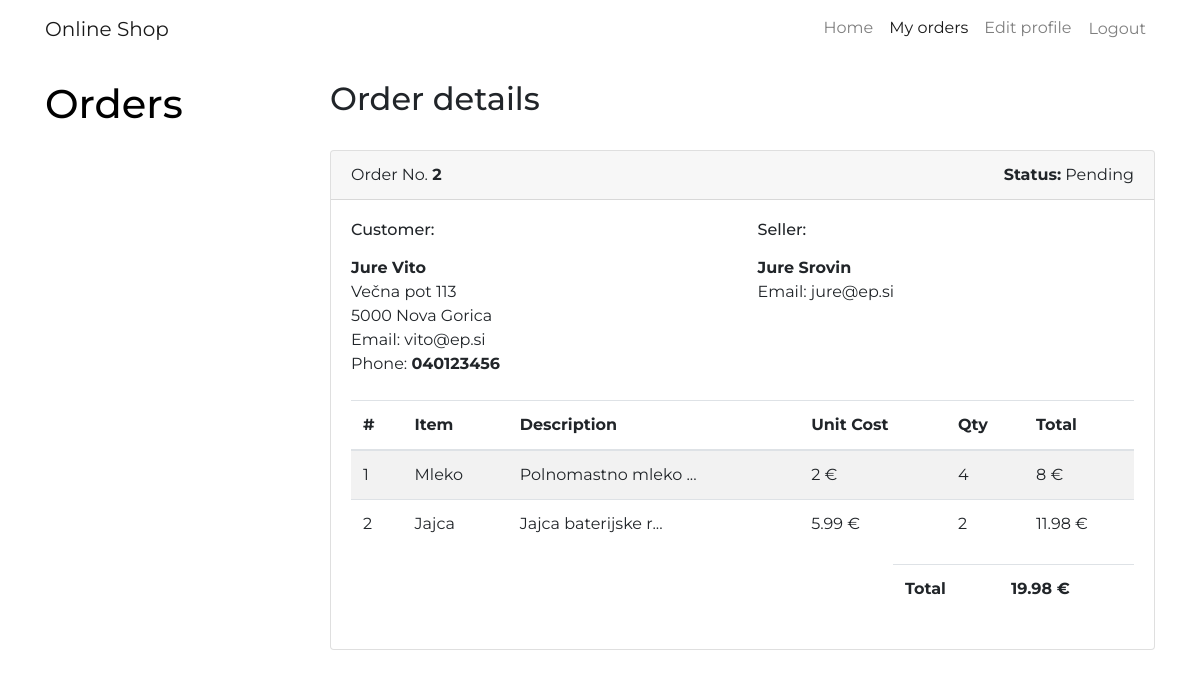
Page /orders/2 (signed in) on the committed database.
### tables this page shows
CREATE TABLE `user` (
  `id` int(11) NOT NULL AUTO_INCREMENT,
  `name` varchar(100) NOT NULL,
  `lastName` varchar(100) NOT NULL,
  `email` varchar(255) NOT NULL,
  `password` varchar(255) NOT NULL,
  `type` smallint NOT NULL default 2,
  `address` varchar(255),
  `zipcode_id` int(11),
  `phone` varchar(100),
  `activated` boolean NOT NULL default 0,
  PRIMARY KEY (`id`),
  CONSTRAINT `FK_zipcode_id` FOREIGN KEY (`zipcode_id`) REFERENCES `post_office`(`id`)
);

CREATE TABLE `post_office` (
  `id` int(11) NOT NULL AUTO_INCREMENT,
  `zipcode` varchar(45) NOT NULL,
  PRIMARY KEY (`id`)
);

CREATE TABLE `order_product` (
  `id_order` int(11) NOT NULL,
  `id_product` int(11) NOT NULL,
  `amount` int(11) NOT NULL,
  PRIMARY KEY (`id_product`, `id_order`),
  CONSTRAINT `FK_oa_order` FOREIGN KEY(`id_order`) REFERENCES `shop_order`(`id`)
    ON DELETE CASCADE
    ON UPDATE NO ACTION
);

CREATE TABLE `product` (
  `id` int(11) NOT NULL AUTO_INCREMENT,
  `title` varchar(255) NOT NULL,
  `description` text NOT NULL,
  `price` float NOT NULL,
  `activated` boolean NOT NULL,
  PRIMARY KEY (`id`)
);

### app_server/views/order-detail.php (the view, shortened to what the rows shown need)
<?php if($_SESSION["type"] != 0 ) { ?>
   <!DOCTYPE html>
   <html>
       <head>
           <link rel="stylesheet" href="https://use.fontawesome.com/releases/v5.6.3/css/all.css">
           <link rel ="stylesheet" type="text/css" href="<?= CSS_URL . "shop-homepage.css" ?>">
           <link rel ="stylesheet" type="text/css" href="<?= CSS_URL . "bootstrap4-retro.min.css" ?>">
       <head>
       <body>
           <nav class="navbar navbar-expand-sm navbar-light fixed-top" style="background-color: #ffffff;">
             <div class="container">
               <a class="navbar-brand" href="<?= BASE_URL . "products" ?>">Online Shop</a>
               <div class="collapse navbar-collapse" id="navbarResponsive">
                <ul class="navbar-nav ml-auto">
                   <li class="nav-item">
                     <a class="nav-link" href="<?= BASE_URL . "products" ?>">Home
                     </a>
                   </li>
                   <?php if(!isset($_SESSION["loggedin"])) { ?>
                       <li class="nav-item">
                         <a class="nav-link" href="<?= BASE_URL . "registration" ?>">Register</a>
                       </li>
                       <li class="nav-item">
                         <a class="nav-link" href="<?= BASE_URL . "login" ?>">Login</a>
                       </li>
                       <li class="nav-item">
                         <a class="nav-link" href="<?= BASE_URL . "certificate" ?>">Admins/Sellers</a>
                       </li>
                   <?php } else {
                       if($_SESSION["type"] == 1) { ?>
                           <li class="nav-item">
                              <a class="nav-link" href="<?= BASE_URL . "products/add" ?>">Add products</a>
                           </li>
                           <li class="nav-item">
                              <a class="nav-link" href="<?= BASE_URL . "users" ?>">Customers</a>
                           </li>
                           <li class="nav-item">
                              <a class="nav-link active" href="<?= BASE_URL . "orders" ?>">Orders</a>
                           </li>
                       <?php } else if ($_SESSION["type"] == 0) { ?>
                           <li class="nav-item">
                              <a class="nav-link" href="<?= BASE_URL . "users" ?>">Sellers</a>
                           </li>
                        <?php } else if ($_SESSION["type"] == 2 ){ ?>
                           <li class="nav-item">
                              <a class="nav-link active" href="<?= BASE_URL . "orders" ?>">My orders</a>
                           </li>
                        <?php } ?>
                           <li class="nav-item">
                              <a class="nav-link" href="<?= BASE_URL . "profile/" . $_SESSION["id"] ?>">Edit profile</a>
                           </li>
                           <li class="nav-item">
                              <a class="nav-link btn btn-logout" href="<?= BASE_URL . "logout" ?>">Logout</a>
                           </li>
                   <?php } ?>
                </ul>
               </div>
             </div>
           </nav>
           <div class="container">
             <div class="row">
               <div class="col-lg-3">
                  <?php if ($_SESSION["type"] != 0) { ?>
                     <a href="<?= BASE_URL . "orders/" ?>" style="color: black;">
                        <h1 class="my-4">Orders</h1>
                     </a>
                 <?php } ?>
               </div>
               <?php
                   $customer = UsersController::getUserDetails($id_user);
                   if ($id_seller != 0) {
                       $seller = UsersController::getUserDetails($id_seller);
                   }
                   $post = PostController::get($customer["zipcode_id"]);
                   $order_products = OrderProductsController::getOrderProductsById($id);
               ?>
               <div class="col-lg-9">
                  <div class="wrapper">
                     <br>
                       <h2>Order details</h2>
                     <br>
                       <div class="card">
                     <div class="card-header">
                     Order No.
                     <strong><?= $id ?></strong>
                       <span class="float-right"> <strong>Status:</strong>
                          <?php if ($status == 0) { ?> Confirmed
                          <?php } else if ($status == 1) { ?> Pending
                          <?php } else if ($status == 2) { ?> Declined
                                      <?php } ?>
                       </span>
                     </div>
                     <div class="card-body">
                     <div class="row mb-4">
                     <div class="col-sm-6">
                     <h6 class="mb-3">Customer:</h6>
                     <div>
                     <strong><?= $customer["name"] ?> <?= $customer["lastName"] ?></strong>
                     </div>
                     <div><?= $customer["address"] ?></div>
                     <div><?= $post["zipcode"] ?></div>
                     <div>Email: <?= $customer["email"]?></div>
                     <div>Phone: <b><?= $customer["phone"]?></b></div>
                     </div>
                     <div class="col-sm-6">
                     <h6 class="mb-3">Seller:</h6>
                     <div>
                     <strong><?= $seller["name"] ?> <?= $seller["lastName"] ?></strong>
                     <div>Email: <?= $seller["email"]?></div>
                     </div>
                     </div>
                     </div>
                     <div class="table-responsive-sm">
                     <table class="table table-striped">
                     <thead>
                     <tr>
                     <th class="center">#</th>
                     <th>Item</th>
                     <th>Description</th>
                     <th class="right">Unit Cost</th>
                       <th class="center">Qty</th>
                     <th class="right">Total</th>
                     </tr>
                     </thead>
                     <tbody>
                        <?php
                        $total = 0;
                        $i = 0;
                        foreach ($order_products as $order_product):
                            $product = ProductsController::getProductDetails($order_product["id_product"]);
                            $total += $order_product["amount"] * $product["price"];
                            $i ++;
                             ?>
                              <tr>
                                 <td class="center"><?= $i ?></td>
                                 <td class="left strong"><?= $product["title"] ?></td>
                                 <?php if (strlen($product["description"]) < 18) { ?>
                                    <td class="left"><?= $product["description"] ?></td>
                                 <?php } else {
                                    $description_cut = substr($product["description"], 0, 18);
                                    $description_cut .= "...";
                                    ?>
                                    <td class="left"><?= $description_cut ?></td>
                                 <?php } ?>
                                 <td class="right"><?= $product["price"] ?> €</td>
                                   <td class="center"><?= $order_product["amount"] ?></td>
                                 <td class="right"><?= $order_product["amount"] * $product["price"]; ?> €</td>
                              </tr>
                        <?php endforeach;    ?>
                     </tbody>
                     </table>
                     </div>
                     <div class="row">
                     <div class="col-lg-4 col-sm-5">
                     </div>
                     <div class="col-lg-4 col-sm-5 ml-auto">
                     <table class="table table-clear">
                     <tbody>
                        <tr>
                           <td class="left">
                              <strong>Total</strong>
                           </td>
                           <td class="right">
                              <strong><?= number_format($total, 2) ?> €</strong>
                           </td>
                        </tr>
                     </tbody>
                     </table>
                     </div>
                     </div>
                     </div>
                     </div>
                  </div>
                  <br>
               </div>
             </div>
           </div>
           <br>
       </body>
   </html>
<?php } ?>

### index.php (shortened to what the rows shown need)
<?php
    require_once("app_server/controllers/ProductsController.php");
    require_once("app_server/controllers/UsersController.php");
    require_once("app_server/controllers/OrderProductsController.php");
    require_once("app_server/controllers/PostController.php");
    require_once("app_server/controllers/ProductRateController.php");
    $path = isset($_SERVER["PATH_INFO"]) ? trim($_SERVER["PATH_INFO"], "/") : "";
    $urls = [
        "/^images$/" => function ($method) {
            ImagesController::index();
        },
        "/^products$/" => function ($method) {
            ProductsController::index();
        },
        "/^products\/(\d+)$/" => function ($method, $id) {
            ProductsController::get($id);
        },
        "/^products\/add$/" => function ($method) {
            if ($method == "POST") {
                ProductsController::add();
            } else {
                ProductsController::addForm();
            }
        },
        "/^products\/edit\/(\d+)$/" => function ($method, $id) {
            if ($method == "POST") {
                ProductsController::edit($id);
            } else {
                ProductsController::editForm($id);
            }
        },
        "/^products\/delete\/(\d+)$/" => function ($method, $id) {
            if ($method == "POST") {
                ProductsController::delete($id);
            }
        },
        "/^$/" => function () {
            ViewHelper::redirect(BASE_URL . "products");
        },
        "/^logout$/" => function ($method) {
            LogoutController::logout();
        },
        "/^login$/" => function ($method) {
            LoginController::index();
        },
        "/^registration$/" => function ($method) {
            RegistrationController::indexReg();
        },
        "/^certificate$/" => function ($method) {
            LoginController::certificateAuth();
        },
        "/^profile\/(\d+)$/" => function ($method, $id) {
            if ($method == "POST") {
                UsersController::editProfile($id);
            } else {
                UsersController::editProfileForm($id);
            }
        },
        "/^users$/" => function ($method) {
            UsersController::index();
        },
        "/^users\/(\d+)$/" => function ($method, $id) {
            UsersController::get($id);
        },
        "/^users\/add$/" => function ($method) {
            if ($method == "POST") {
                UsersController::add();
            } else {
                UsersController::addForm();
            }
        },
        "/^users\/edit\/(\d+)$/" => function ($method, $id) {
            if ($method == "POST") {
                UsersController::edit($id);
            } else {
                UsersController::editForm($id);
            }
        },
        "/^users\/delete\/(\d+)$/" => function ($method, $id) {
            if ($method == "POST") {
                UsersController::delete($id);
            }
        },
        "/^orders\/edit\/(\d+)$/" => function ($method, $id) {
            if ($method == "POST") {
                OrdersController::edit($id);
            }
        },
        "/^orders\/delete\/(\d+)$/" => function ($method, $id) {
            OrdersController::delete($id);
        },
        "/^orders\/submit$/" => function ($method) {
            OrdersController::orderSubmit();
        },
        "/^orders\/confirmation$/" => function ($method) {
            OrdersController::orderConfirmation();
        },
        "/^orders$/" => function ($method) {
            OrdersController::index();
        },
        "/^orders\/(\d+)$/" => function ($method, $id) {
            OrdersController::get($id);
        },
        "/^api\/products\/(\d+)$/" => function ($method, $id) {
            switch ($method) {
                case "DELETE":
                    ProductsControllerREST::delete($id);
                    break;
                case "PUT":
                    ProductsControllerREST::edit($id);
                    break;
                default:
                    ProductsControllerREST::get($id);
                    break;
            }
        },
        "/^api\/products$/" => function ($method) {
            switch ($method) {
                case "POST":
                    ProductsControllerREST::add();
                    break;
                default:
                    ProductsControllerREST::index();
                    break;
            }
        },
        "/^api\/users\/(\d+)$/" => function ($method, $id) {
            switch ($method) {
               case "PUT":
                   UsersControllerREST::edit($id);
                   break;
               case "DELETE":
                   UsersControllerREST::delete($id);
                   break;
               default:
                   UsersControllerREST::getUserDetails($id);
                   break;
            }
        },
        "/^api\/users$/" => function ($method) {
            switch ($method) {
               case "POST":
                   UsersControllerREST::add();
                   break;
               default:
                   UsersControllerREST::index();
                   break;
            }
        },
        "/^api\/login$/" => function ($method) {
            switch ($method) {
                case "POST":
                    AndroidREST::login();
                    break;
                default:
                    AndroidREST::login();
                    break;
            }
        },
    ];
    foreach ($urls as $pattern => $controller) {
        if (preg_match($pattern, $path, $params)) {
            try {
                $params[0] = $_SERVER["REQUEST_METHOD"];
                $controller(...$params);
            } catch (InvalidArgumentException $e) {
                ViewHelper::error404();
            } catch (Exception $e) {
                ViewHelper::displayError($e, true);
            }
            exit();
        }
    }
?>

### rows in the picture
user: name "Jure", lastName "Vito", address "Večna pot 113", email "vito@ep.si", phone "040123456"
post_office: zipcode "5000 Nova Gorica"
user: name "Jure", lastName "Srovin", email "jure@ep.si"
order_product: id_product.title "Mleko", id_product.description "Polnomastno mleko ...", id_product.price "2", amount "4", $order_product['amount']*$product['price'] "8"
order_product: id_product.title "Jajca", id_product.description "Jajca baterijske r...", id_product.price "5.99", amount "2", $order_product['amount']*$product['price'] "11.98"

### other values in the picture
$total "19.98"
